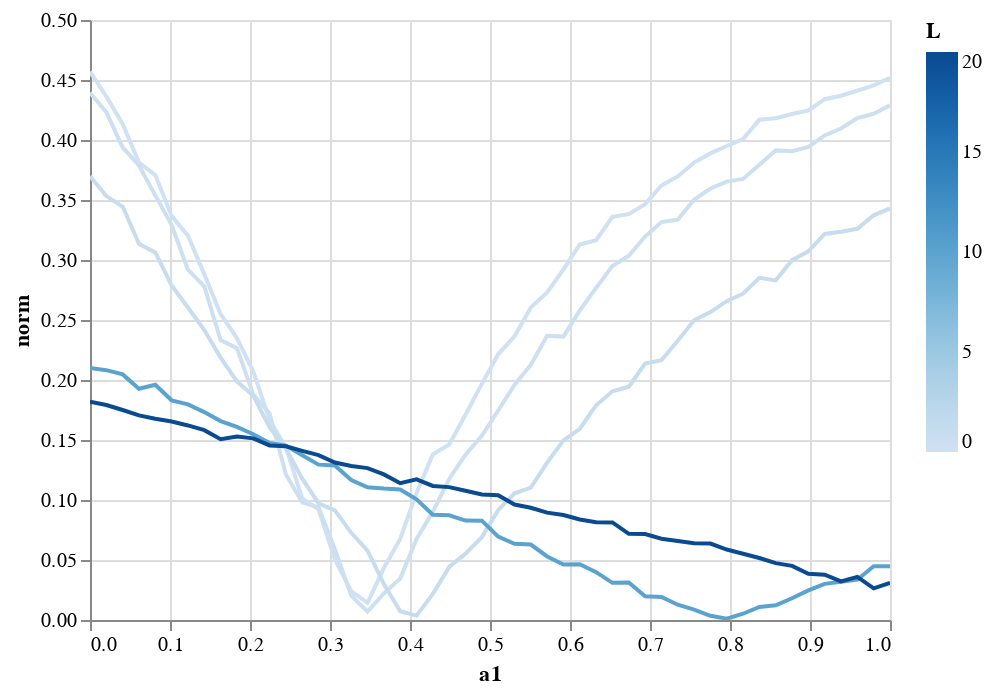
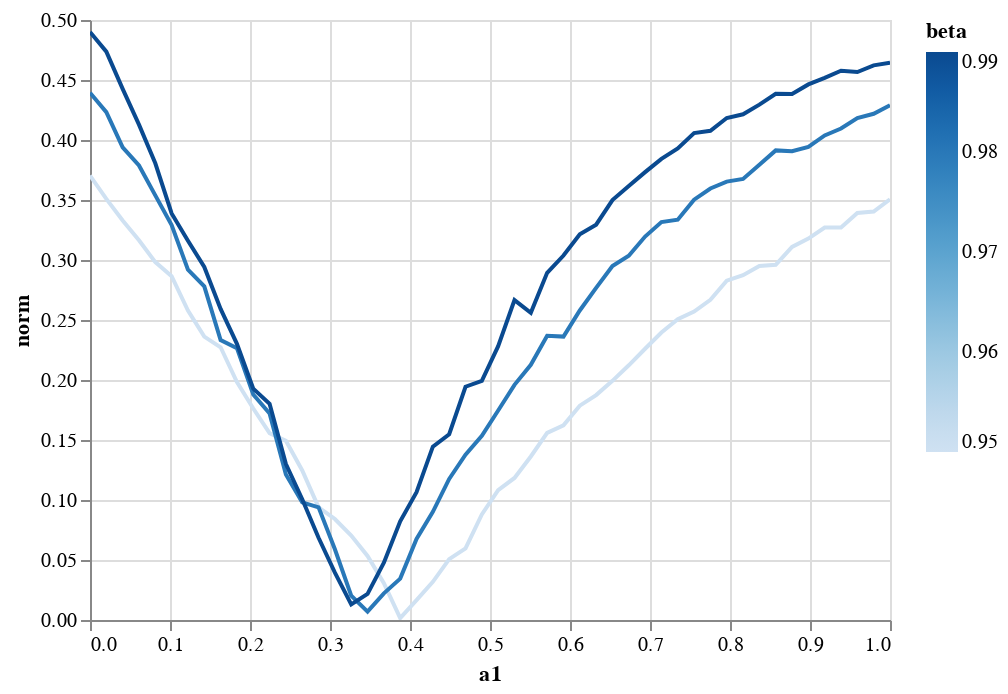

Here is the notebook cell these charts were saved with, in order:
### Markdown cell above
That worked pretty well. We will now take a short look at how the norm would look like:

### Code cell
f_prime = 0.6
interpolation_df_averaged["norm"] = (2 * (interpolation_df_averaged.f1 - f_prime) ** 2) ** (1/2)
alt.Chart(interpolation_df_averaged[interpolation_df_averaged.beta == 0.98]).mark_line().encode(x="a1", y="norm:Q", color="L:Q").interactive().display()
alt.Chart(interpolation_df_averaged[interpolation_df_averaged.L == 0.2]).mark_line().encode(x="a1", y="norm:Q", color="beta:Q").interactive()

### Figure 1 — Vega-Lite specification as saved in the notebook (floating-point values rounded to 4 significant figures; data arrays with more than 128 entries replaced by an {"elided": "..."} marker saying what was removed)
{"config": {"view": {"continuousWidth": 400, "continuousHeight": 300}}, "data": {"name": "data-ee37a3dd99e441e8a0b2bb02bfc60f29"}, "mark": "line", "encoding": {"color": {"field": "L", "type": "quantitative"}, "x": {"field": "a1", "type": "quantitative"}, "y": {"field": "norm", "type": "quantitative"}}, "selection": {"selector003": {"type": "interval", "bind": "scales", "encodings": ["x", "y"]}}, "$schema": "https://vega.github.io/schema/vega-lite/v4.17.0.json", "datasets": {"data-ee37a3dd99e441e8a0b2bb02bfc60f29": {"elided": "250 records"}}}

### Figure 2 — Vega-Lite specification as saved in the notebook (floating-point values rounded to 4 significant figures; data arrays with more than 128 entries replaced by an {"elided": "..."} marker saying what was removed)
{"config": {"view": {"continuousWidth": 400, "continuousHeight": 300}}, "data": {"name": "data-643c614f6d30d66e695260d03c1aca81"}, "mark": "line", "encoding": {"color": {"field": "beta", "type": "quantitative"}, "x": {"field": "a1", "type": "quantitative"}, "y": {"field": "norm", "type": "quantitative"}}, "selection": {"selector004": {"type": "interval", "bind": "scales", "encodings": ["x", "y"]}}, "$schema": "https://vega.github.io/schema/vega-lite/v4.17.0.json", "datasets": {"data-643c614f6d30d66e695260d03c1aca81": {"elided": "150 records"}}}
